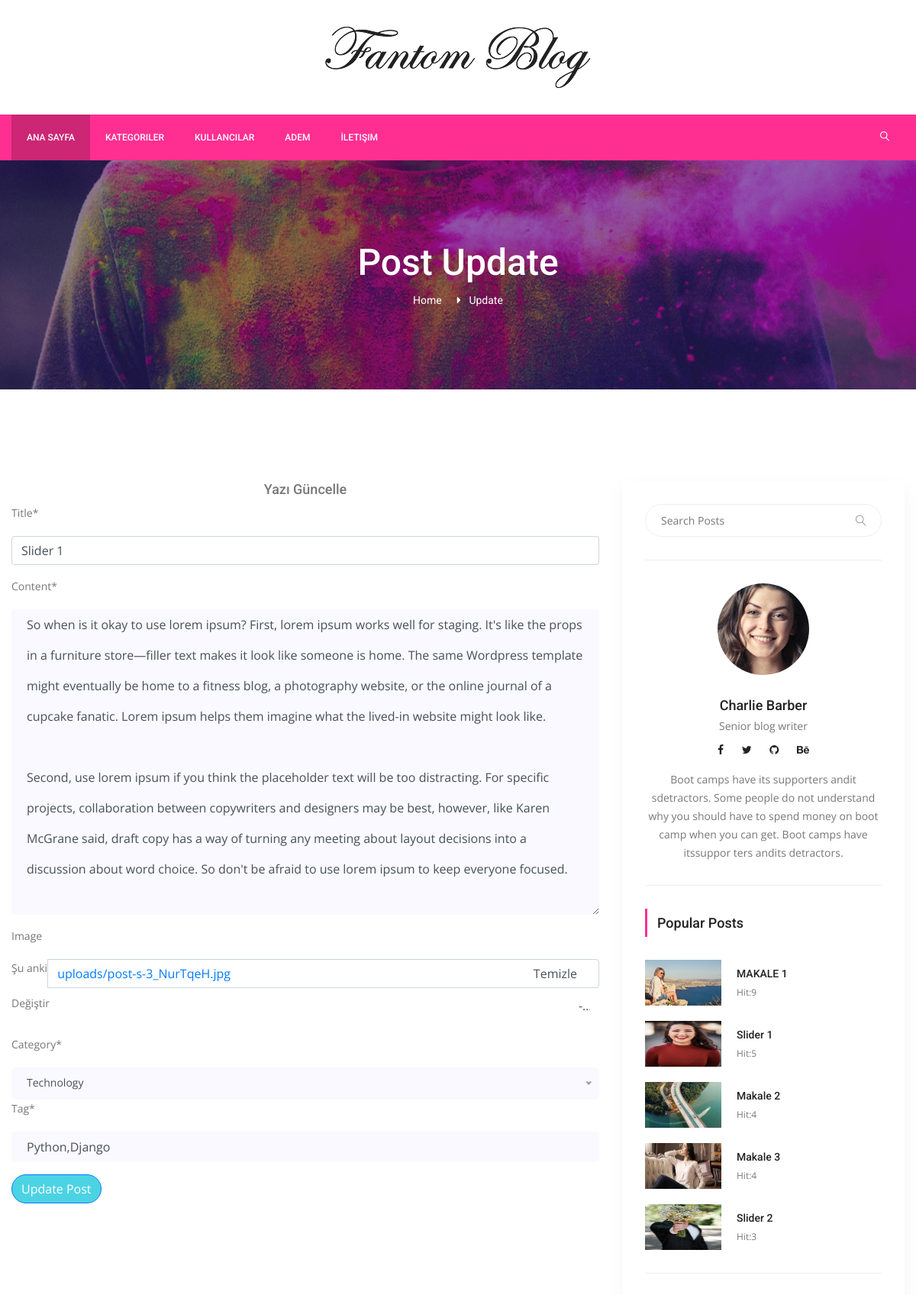
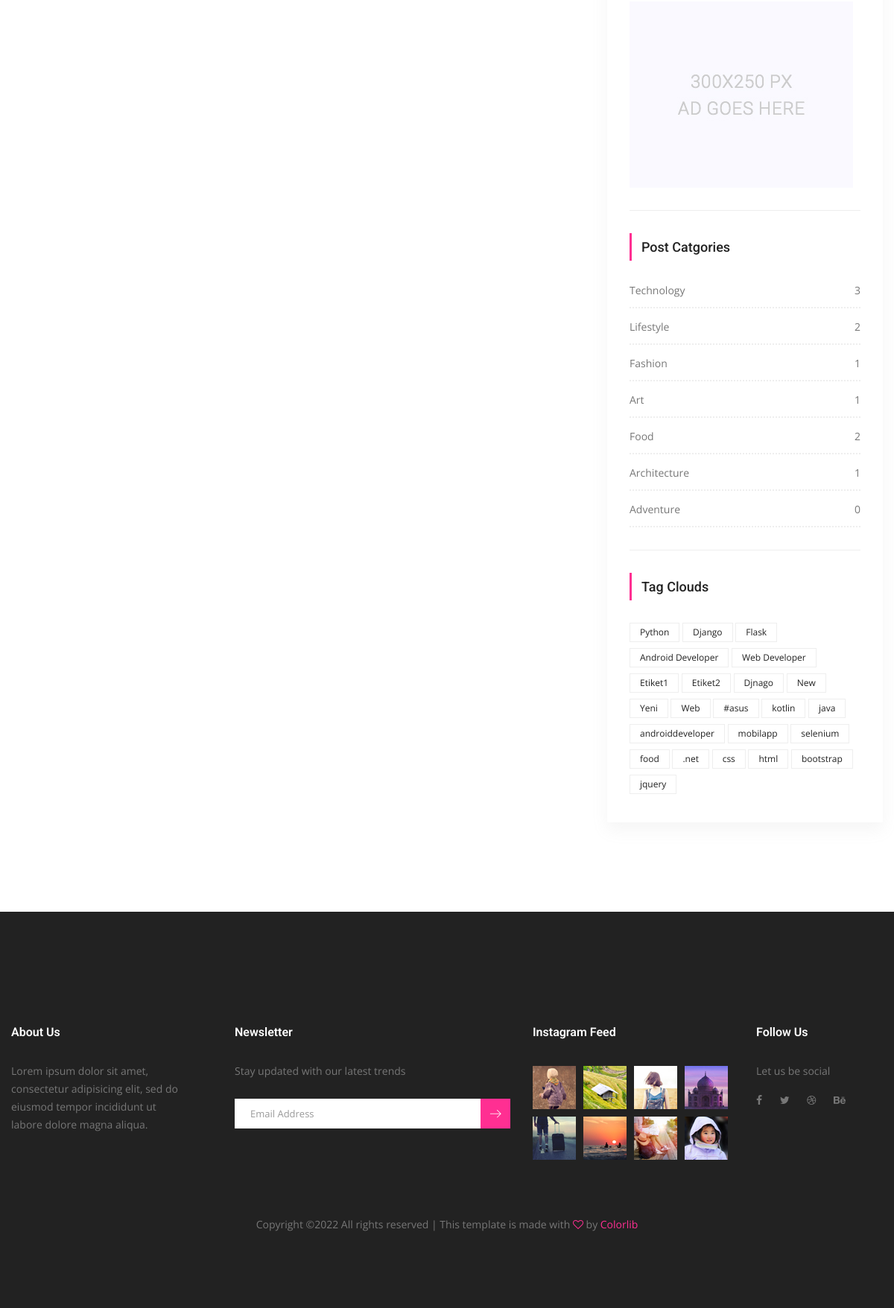
Screenshot of /post-update/31/slider-1 (signed in) with the database file from the repository (2 pictures, top to bottom).
### posts/models.py (models this page shows, shortened)
class Post(models.Model):
    title = models.CharField(max_length=150)
    content = models.TextField()
    publishing_date = models.DateTimeField(auto_now_add=True)
    image = models.ImageField(blank=True,null=True,upload_to='uploads/',default='uploads/blog-3.jpg')
    user = models.ForeignKey(settings.AUTH_USER_MODEL,on_delete=models.CASCADE,default=1)
    slug = models.SlugField(default="slug",editable=False)
    category = models.ForeignKey(Category,on_delete=models.CASCADE,default=1,related_name="posts")
    tag = models.ManyToManyField(Tag,related_name="posts",blank=True)
    slider_post = models.BooleanField(default=False)
    hit = models.PositiveIntegerField(default=0)
    def post_tag(self):
        return ','.join(str(tag) for tag in self.tag.all())

class Category(models.Model):
    title = models.CharField(max_length=250)
    slug = models.SlugField(default="slug",editable=False)
    def __str__(self):
        return self.title
    def post_count(self):
        return self.posts.all().count()

class Tag(models.Model):
    title = models.CharField(max_length=50)
    slug = models.SlugField(editable=False)
    def __str__(self):
        return self.title

### posts/views.py (the view, shortened to what this page needs)
# urls.py: path('post-update/<int:pk>/<slug:slug>',PostUpdateView.as_view(),name='post_update'),
@method_decorator(login_required(login_url='users/login'),name="dispatch")
class PostUpdateView(SuccessMessageMixin,UpdateView):
    model = Post
    template_name = 'posts/post-update.html'
    form_class = PostUpdateForm
    success_message = "Post Başarıyla Güncellendi!"
    def get(self,request,*args,**kwargs):
        self.object = self.get_object()
        if self.object.user != request.user:
            return HttpResponseRedirect('/')# yetki.html dendiğinde url hatası
        return super(PostUpdateView, self).get(request,*args,**kwargs)

### posts/forms.py
class PostUpdateForm(forms.ModelForm):
    def __init__(self,*args,**kwargs):
        super(PostUpdateForm, self).__init__(*args,**kwargs)
        self.helper = FormHelper()
        self.helper.form_method = 'post'
        self.helper.field_class = 'mt-10'
        self.helper.layout = Layout(
            Field("title",css_class="singl-input",placeholder="Başlık"),
            Field("content",css_class="single-input",placeholder="İçerik Giriniz..."),
            Field("image",css_class="single-input"),
            Field("category",css_class="single-input"),
            Field("tag",css_class="single-input",placeholder="Etiketler",value=self.instance.post_tag())
        )
        self.helper.add_input(Submit('submit',"Update Post",css_class="generic-btn success circle"))
    tag = forms.CharField()
    class Meta:
        model = Post
        fields = [
            'title',
            'content',
            'image',
            'category',
        ]

### posts/templatetags/custom_tags.py (called while the page is built)
@register.simple_tag(name='categories')
def all_categories():
    return Category.objects.all()

@register.simple_tag(name='tags')
def all_tags():
    return Tag.objects.all()

@register.simple_tag(name='hit_posts')
def hit_posts():
    return Post.objects.order_by('-hit')[:5]

### templates/posts/post-update.html
{% extends 'base.html' %}
{% load static %}
{% load crispy_forms_tags %}
{% block content %}
        <section class="banner_area">
            <div class="banner_inner d-flex align-items-center">
            	<div class="overlay bg-parallax" data-stellar-ratio="0.9" data-stellar-vertical-offset="0" data-background=""></div>
				<div class="container">
					<div class="banner_content text-center">
						<h2>Post Update</h2>
						<div class="page_link">
							<a href="index.html">Home</a>
							<a href="single-blog.html">Update</a>
						</div>
					</div>
				</div>
            </div>
        </section>
        <section class="blog_area p_120 single-post-area">
            <div class="container">
                <div class="row">
                    <div class="col-lg-8">
                        <h4 style="text-align: center;">Yazı Güncelle</h4>
                        {% crispy form %}
        			</div>
                    {% include 'right_side.html' %}
                </div>
            </div>
        </section>
{% endblock %}

### templates/base.html (shortened to what this page needs)
{% load static %}
{% load custom_tags %}
<!doctype html>
<html lang="en">
    <head>
        <link rel="stylesheet" href="{% static "css/bootstrap.css" %}">
        <link rel="stylesheet" href="{% static "vendors/linericon/style.css" %}">
        <link rel="stylesheet" href="{% static "css/font-awesome.min.css" %}">
        <link rel="stylesheet" href="{% static "vendors/owl-carousel/owl.carousel.min.css" %}">
        <link rel="stylesheet" href="{% static "vendors/lightbox/simpleLightbox.css" %}">
        <link rel="stylesheet" href="{% static "vendors/nice-select/css/nice-select.css" %}">
        <link rel="stylesheet" href="{% static "vendors/animate-css/animate.css" %}">
        <link rel="stylesheet" href="{% static "vendors/jquery-ui/jquery-ui.css" %}">
        <link rel="stylesheet" href="{% static "css/style.css" %}">
        <link rel="stylesheet" href="{% static "css/responsive.css" %}">
    </head>
    <body>
        <header class="header_area">
            <div class="logo_part">
            	<div class="container">
            		<a class="logo" href="{% url 'index' %}"><img src="{% static "img/logo.png" %}" alt=""></a>
            	</div>
            </div>
			<div class="main_menu">
				<nav class="navbar navbar-expand-lg navbar-light">
					<div class="container">
						<div class="collapse navbar-collapse offset" id="navbarSupportedContent">
							<ul class="nav navbar-nav menu_nav">
								<li class="nav-item active"><a class="nav-link" href="{% url 'index' %}">Ana Sayfa</a></li>
                                <li class="nav-item submenu dropdown">
									<a href="#" class="nav-link dropdown-toggle" data-toggle="dropdown" role="button" aria-haspopup="true" aria-expanded="false">Kategoriler</a>
                                            {% categories as categories %}
								</li>
								<li class="nav-item"><a class="nav-link" href="{% url 'users:user_list' %}">Kullancılar</a></li>
                                {% if user.is_authenticated%}
								<li class="nav-item submenu dropdown">
									<a href="#" class="nav-link dropdown-toggle" data-toggle="dropdown" role="button" aria-haspopup="true" aria-expanded="false">{{ user.username }}</a>
								</li>
                                {% else %}
								<li class="nav-item"><a class="nav-link" href="{% url 'users:login' %}">Giriş Yap</a></li>
								<li class="nav-item"><a class="nav-link" href="{% url 'users:register' %}">Kayıt Ol</a></li>
                                {% endif %}
                                <li class="nav-item"><a class="nav-link" href="#">İletişim</a></li>
							</ul>
							<ul class="nav navbar-nav navbar-right ml-auto">
								<li class="nav-item"><a href="#" class="search"><i class="lnr lnr-magnifier"></i></a></li>
							</ul>
						</div>
					</div>
				</nav>
			</div>
        </header>
    {% block content %}
    {% endblock %}
        <footer class="footer-area">
            <div class="container">
                <div class="row">
                    <div class="col-lg-3  col-md-6 col-sm-6">
                        <div class="single-footer-widget">
                            <h6 class="footer_title">About Us</h6>
                            <p>Lorem ipsum dolor sit amet, consectetur adipisicing elit, sed do eiusmod tempor incididunt ut labore dolore magna aliqua.</p>
                        </div>
                    </div>
                    <div class="col-lg-4 col-md-6 col-sm-6">
                        <div class="single-footer-widget">
                            <h6 class="footer_title">Newsletter</h6>
                            <p>Stay updated with our latest trends</p>
                            <div id="mc_embed_signup">
                                <form target="_blank" action="https://spondonit.us12.list-manage.com/subscribe/post?u=1462626880ade1ac87bd9c93a&amp;id=92a4423d01" method="get" class="subscribe_form relative">
                                    <div class="input-group d-flex flex-row">
                                        <input name="EMAIL" placeholder="Email Address" onfocus="this.placeholder = ''" onblur="this.placeholder = 'Email Address '" required="" type="email">
                                        <button class="btn sub-btn"><span class="lnr lnr-arrow-right"></span></button>
                                    </div>
                                </form>
                            </div>
                        </div>
                    </div>
                    <div class="col-lg-3 col-md-6 col-sm-6">
                        <div class="single-footer-widget instafeed">
                            <h6 class="footer_title">Instagram Feed</h6>
                            <ul class="list instafeed d-flex flex-wrap">
                                <li><img src="{% static "img/instagram/Image-01.jpg" %}" alt=""></li>
                                <li><img src="{% static "img/instagram/Image-02.jpg" %}" alt=""></li>
                                <li><img src="{% static "img/instagram/Image-03.jpg" %}" alt=""></li>
                                <li><img src="{% static "img/instagram/Image-04.jpg" %}" alt=""></li>
                                <li><img src="{% static "img/instagram/Image-05.jpg" %}" alt=""></li>
                                <li><img src="{% static "img/instagram/Image-06.jpg" %}" alt=""></li>
                                <li><img src="{% static "img/instagram/Image-07.jpg" %}" alt=""></li>
                                <li><img src="{% static "img/instagram/Image-08.jpg" %}" alt=""></li>
                            </ul>
                        </div>
                    </div>
                    <div class="col-lg-2 col-md-6 col-sm-6">
                        <div class="single-footer-widget f_social_wd">
                            <h6 class="footer_title">Follow Us</h6>
                            <p>Let us be social</p>
                            <div class="f_social">
                            	<a href="#"><i class="fa fa-facebook"></i></a>
								<a href="#"><i class="fa fa-twitter"></i></a>
								<a href="#"><i class="fa fa-dribbble"></i></a>
								<a href="#"><i class="fa fa-behance"></i></a>
                            </div>
                        </div>
                    </div>
                </div>
                <div class="row footer-bottom d-flex justify-content-between align-items-center">
                    <p class="col-lg-12 footer-text text-center">
Copyright &copy;<script>document.write(new Date().getFullYear());</script> All rights reserved | This template is made with <i class="fa fa-heart-o" aria-hidden="true"></i> by <a href="https://colorlib.com" target="_blank">Colorlib</a>
</p>
                </div>
            </div>
        </footer>
    </body>
</html>

### templates/right_side.html
{% load static %}
{% load custom_tags %}
<div class="col-lg-4">
                        <div class="blog_right_sidebar">
                            <aside class="single_sidebar_widget search_widget">
                                <form action="{% url 'search' %}" method="get">
                                    <div class="input-group">
                                            <input type="text" class="form-control" placeholder="Search Posts" name="q">
                                            <span class="input-group-btn">
                                                <button class="btn btn-default" type="button"><i class="lnr lnr-magnifier"></i></button>
                                            </span>
                                    </div>
                                </form>
                                <div class="br"></div>
                            </aside>
                            <aside class="single_sidebar_widget author_widget">
                                <img class="author_img rounded-circle" src="{% static "img/blog/author.png" %}" alt="">
                                <h4>Charlie Barber</h4>
                                <p>Senior blog writer</p>
                                <div class="social_icon">
                                    <a href="#"><i class="fa fa-facebook"></i></a>
                                    <a href="#"><i class="fa fa-twitter"></i></a>
                                    <a href="#"><i class="fa fa-github"></i></a>
                                    <a href="#"><i class="fa fa-behance"></i></a>
                                </div>
                                <p>Boot camps have its supporters andit sdetractors. Some people do not understand why you should have to spend money on boot camp when you can get. Boot camps have itssuppor ters andits detractors.</p>
                                <div class="br"></div>
                            </aside>
                            <aside class="single_sidebar_widget popular_post_widget">
                                <h3 class="widget_title">Popular Posts</h3>
                                {% hit_posts as posts %}
                                {% for post in posts %}
                                <div class="media post_item">
                                    <img src="{{ post.image.url }}" href="{% url 'detail' pk=post.pk slug=post.slug %}" style="height: 60px;width:100px">
                                    <div class="media-body">
                                        <a href="{% url 'detail' pk=post.pk slug=post.slug %}"><h3>{{ post.title }}</h3></a>
                                        <p>Hit:{{ post.hit }}</p>
                                    </div>
                                </div>
                                {% endfor %}
                                <div class="br"></div>
                            </aside>
                            <aside class="single_sidebar_widget">
                                <a href="#"><img class="img-fluid" src="{% static "img/blog/add.jpg" %}" alt=""></a>
                                <div class="br"></div>
                            </aside>
                            <aside class="single_sidebar_widget post_category_widget">
                                <h4 class="widget_title">Post Catgories</h4>
                                <ul class="list cat-list">
                                {% categories as categories %}
                                {% for category in categories %}
                                    <li>
                                        <a href="{% url 'category_detail' pk=category.id slug=category.slug %}" class="d-flex justify-content-between">
                                            <p>{{ category.title }}</p>
                                            <p>{{ category.post_count }}</p>
                                        </a>
                                    </li>
                                {% endfor %}
                                </ul>
                                <div class="br"></div>
                            </aside>
                            <aside class="single-sidebar-widget tag_cloud_widget">
                                <h4 class="widget_title">Tag Clouds</h4>
                                <ul class="list">
                                    {% tags as tags %}
                                    {% for tag in tags %}
                                        <li><a href="{% url 'tag_detail' pk=tag.id slug=tag.slug %}">{{ tag.title }}</a></li>
                                    {% endfor %}
                                </ul>
                            </aside>
                        </div>
</div>

### static/css/responsive.css (style rules this page uses)
@media (max-width:1619px) { .header_area .navbar .search { margin-left: 40px; } }

### rows the page displays
Post: title "Slider 1", content "So when is it okay to use lorem ipsum? First, lorem ipsum works well for staging. It's like the props in a furniture store—filler text makes it look like someone is home. The same Wordpress template might eventually be home to a fitness blog, a photography website, or the online journal of a cupcake fanatic. Lorem ipsum helps them imagine what the lived-in website might look like. Second, use lorem ipsum if you think the placeholder text will be too distracting. For specific projects, collaboration between copywriters and designers may be best, however, like Karen McGrane said, draft copy has a way of turning any meeting about layout decisions into a discussion about word choice. So don't…", image (picture), hit "5"
Post: image (picture), title "MAKALE 1", hit "9"
Post: image (picture), title "Makale 2", hit "4"
Post: image (picture), title "Makale 3", hit "4"
Post: image (picture), title "Slider 2", hit "3"
Category: title "Technology", post_count "3"
Category: title "Lifestyle", post_count "2"
Category: title "Fashion", post_count "1"
Category: title "Art", post_count "1"
Category: title "Food", post_count "2"
Category: title "Architecture", post_count "1"
Category: title "Adventure", post_count "0"
Tag: title "Python"
Tag: title "Django"
Tag: title "Flask"
Tag: title "Android Developer"
Tag: title "Web Developer"
Tag: title "Etiket1"
Tag: title "Etiket2"
Tag: title "Djnago"
Tag: title "New"
Tag: title "Yeni"
Tag: title "Web"
Tag: title "#asus"
Tag: title "kotlin"
Tag: title "java"
Tag: title "androiddeveloper"
Tag: title "mobilapp"
Tag: title "selenium"
Tag: title "food"
Tag: title ".net"
Tag: title "css"
Tag: title "html"
Tag: title "bootstrap"
Tag: title "jquery"

### other values shown
{{ user.username }} "ADEM"
